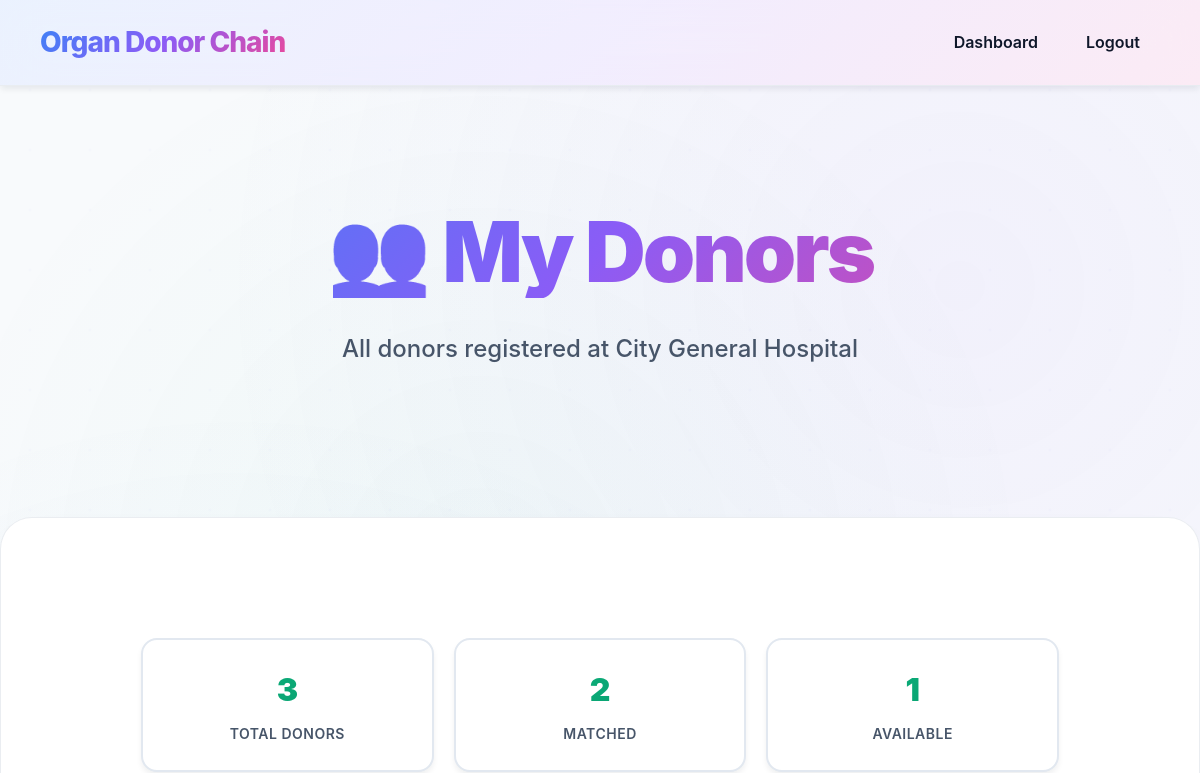
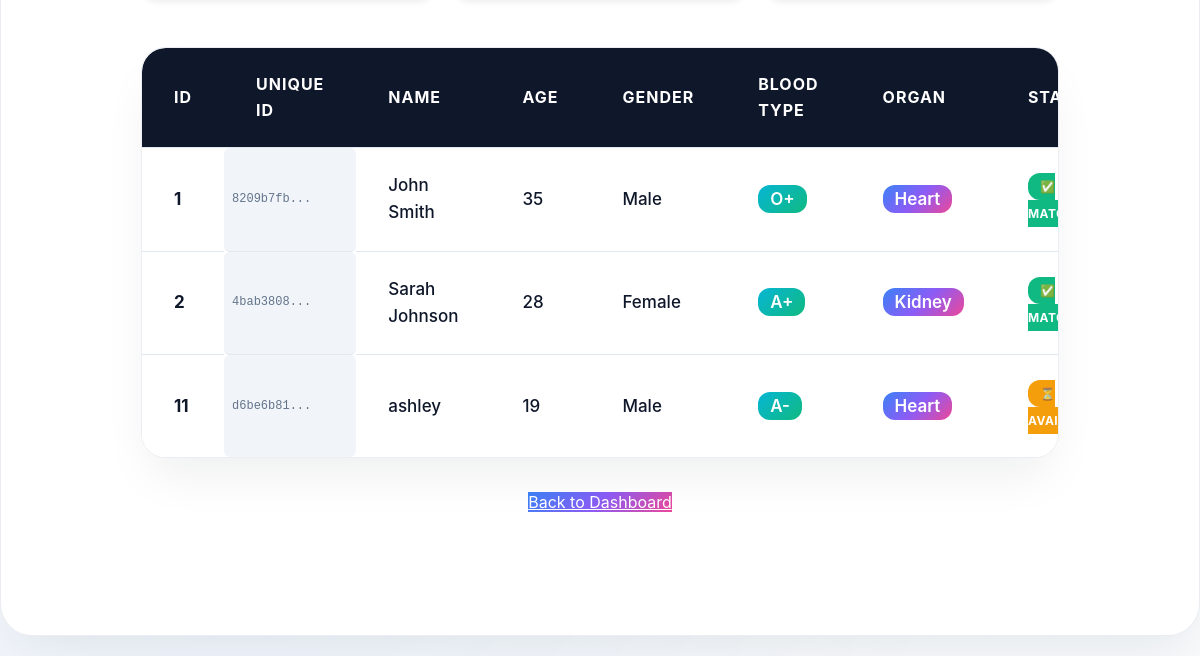
Before: /hospital_donors (signed in) with the older database file (2 pictures, top to bottom).
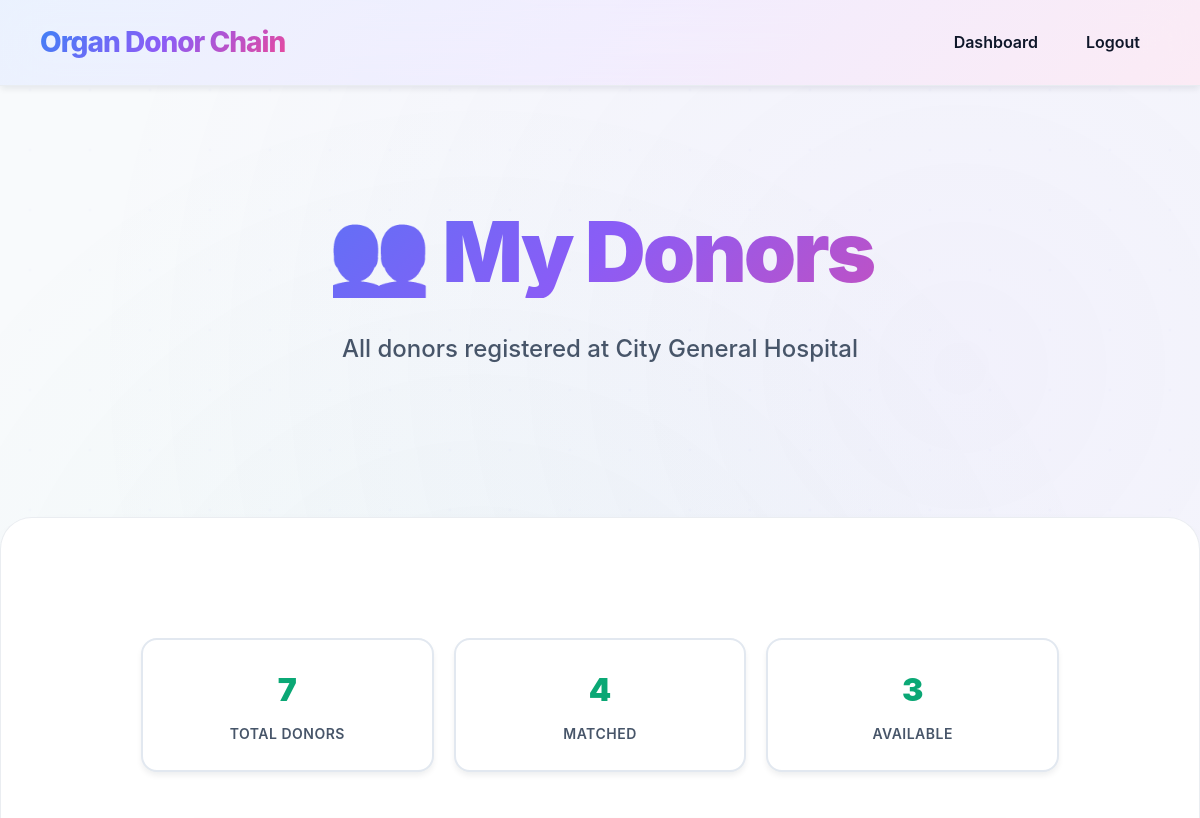
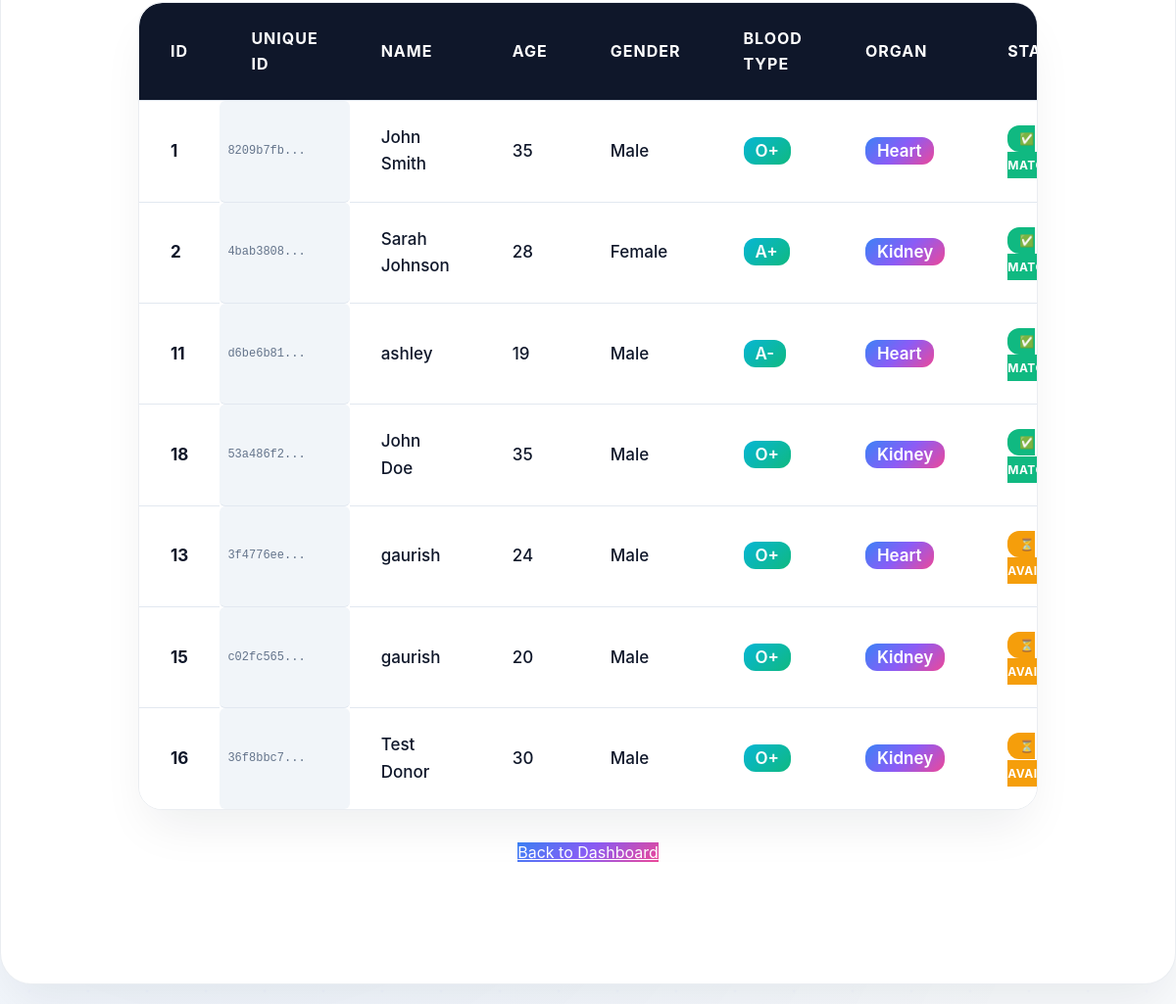
After: the same page with the newer database file (2 pictures, top to bottom).
### tables this page shows
CREATE TABLE donor (
        id INTEGER PRIMARY KEY AUTOINCREMENT,
        unique_id TEXT UNIQUE,
        hospital_id INTEGER,
        name TEXT,
        age INTEGER,
        gender TEXT,
        blood_type TEXT,
        organ TEXT,
        status TEXT DEFAULT 'Not Matched',
        registration_date TEXT DEFAULT CURRENT_TIMESTAMP,
        FOREIGN KEY (hospital_id) REFERENCES hospital(id)
    );

### server/app.py (the view)
@app.route('/hospital_donors')
def hospital_donors():
    if 'hospital' not in session:
        return redirect('/login')
    hospital_id = session['hospital']
    hospital_name = session.get('hospital_name')
    conn = sqlite3.connect(DB)
    c = conn.cursor()
    try:
        c.execute('''
            SELECT id, unique_id, name, age, gender, blood_type, organ, status, registration_date
            FROM donor
            WHERE hospital_id = ?
            ORDER BY registration_date ASC
        ''', (hospital_id,))
        donors = c.fetchall()
    except sqlite3.OperationalError:
        c.execute('''
            SELECT id, name, age, gender, blood_type, organ, status
            FROM donor
            WHERE hospital_id = ?
            ORDER BY id ASC
        ''', (hospital_id,))
        old_donors = c.fetchall()
        donors = [(d[0], 'N/A', d[1], d[2], d[3], d[4], d[5], d[6], 'N/A') for d in old_donors]
    conn.close()
    return render_template('hospital_donors.html', donors=donors, hospital_name=hospital_name)

### client/templates/hospital_donors.html (shortened to what this page needs)
<!DOCTYPE html>
<html>
<head>
    <link rel="stylesheet" href="../static/style.css">
</head>
<body>
<nav class="navbar">
    <div class="nav-container">
        <a class="brand" href="/login">Organ Donor Chain</a>
        <ul class="nav-links">
            <li><a href="/hospital_dashboard">Dashboard</a></li>
            <li><a href="/logout">Logout</a></li>
        </ul>
    </div>
</nav>
<section class="hero">
    <div class="hero-inner">
        <h1>👥 My Donors</h1>
        <p>All donors registered at {{ hospital_name }}</p>
    </div>
</section>
<div class="container container-wide">
    <div class="stats-header">
        <div class="stat-card">
            <div class="stat-number">{{ donors|length }}</div>
            <div class="stat-label">Total Donors</div>
        </div>
        <div class="stat-card">
            <div class="stat-number">{{ donors|selectattr('7', 'equalto', 'Matched')|list|length }}</div>
            <div class="stat-label">Matched</div>
        </div>
        <div class="stat-card">
            <div class="stat-number">{{ donors|selectattr('7', 'equalto', 'Not Matched')|list|length }}</div>
            <div class="stat-label">Available</div>
        </div>
    </div>
    <div class="table-container">
        <table>
            <thead>
                <tr>
                    <th>ID</th>
                    <th>Unique ID</th>
                    <th>Name</th>
                    <th>Age</th>
                    <th>Gender</th>
                    <th>Blood Type</th>
                    <th>Organ</th>
                    <th>Status</th>
                </tr>
            </thead>
            <tbody>
                {% for donor in donors %}
                <tr>
                    <td><strong>{{ donor[0] }}</strong></td>
                    <td class="unique-id-cell">{{ donor[1][:8] }}...</td>
                    <td>{{ donor[2] }}</td>
                    <td>{{ donor[3] }}</td>
                    <td>{{ donor[4] }}</td>
                    <td><span style="background: var(--secondary-gradient); color: white; padding: 4px 12px; border-radius: 12px; font-weight: 600;">{{ donor[5] }}</span></td>
                    <td><span style="background: var(--primary-gradient); color: white; padding: 4px 12px; border-radius: 12px; font-weight: 600;">{{ donor[6] }}</span></td>
                    <td>
                        {% if donor[7] == 'Matched' %}
                        <span class="status-badge status-matched">✅ Matched</span>
                        {% else %}
                        <span class="status-badge status-not-matched">⏳ Available</span>
                        {% endif %}
                    </td>
                </tr>
                {% endfor %}
            </tbody>
        </table>
    </div>
    <div style="margin-top: 32px; text-align: center;">
        <a href="/hospital_dashboard" class="btn-primary">Back to Dashboard</a>
    </div>
</div>
</body>
</html>

### client/templates/hospital_donors.html (style rules this page uses)
.stats-header { display: grid; grid-template-columns: repeat(auto-fit, minmax(200px, 1fr)); gap: 20px; margin-bottom: 32px; }
.stat-card { background: var(--bg-primary); border: 2px solid var(--border-color); border-radius: 16px; padding: 24px; text-align: center; box-shadow: var(--shadow-soft); }
.stat-number { font-size: 32px; font-weight: 900; background: linear-gradient(135deg, #10b981 0%, #059669 100%); -webkit-background-clip: text; -webkit-text-fill-color: transparent; background-clip: text; margin-bottom: 8px; }
.stat-label { font-size: 14px; font-weight: 600; color: var(--text-secondary); text-transform: uppercase; letter-spacing: 0.5px; }
.status-badge { padding: 6px 12px; border-radius: 12px; font-size: 12px; font-weight: 700; text-transform: uppercase; letter-spacing: 0.5px; }
.status-matched { background: #10b981; color: white; }
.status-not-matched { background: #f59e0b; color: white; }
.unique-id-cell { font-family: 'Courier New', monospace; font-size: 12px; background: var(--bg-tertiary); padding: 4px 8px; border-radius: 6px; color: var(--text-muted); }

Changed rows visible on the page:
changed donor "ashley": status "⏳…" → "✅…"
added donor: id "18", donor "53a486f2", name "John Doe", age "35", gender "Male", blood_type "O+", organ "Kidney"
added donor: id "13", donor "3f4776ee", name "gaurish", age "24", gender "Male", blood_type "O+", organ "Heart"
added donor: id "15", donor "c02fc565", name "gaurish", age "20", gender "Male", blood_type "O+", organ "Kidney"
added donor: id "16", donor "36f8bbc7", name "Test Donor", age "30", gender "Male", blood_type "O+", organ "Kidney"
Other visible differences:
{{ donors|length }}: "3" → "7"
{{ donors|selectattr('7', 'equalto', 'Matched')|list|length }}: "2" → "4"
{{ donors|selectattr('7', 'equalto', 'Not Matched')|list|length }}: "1" → "3"
